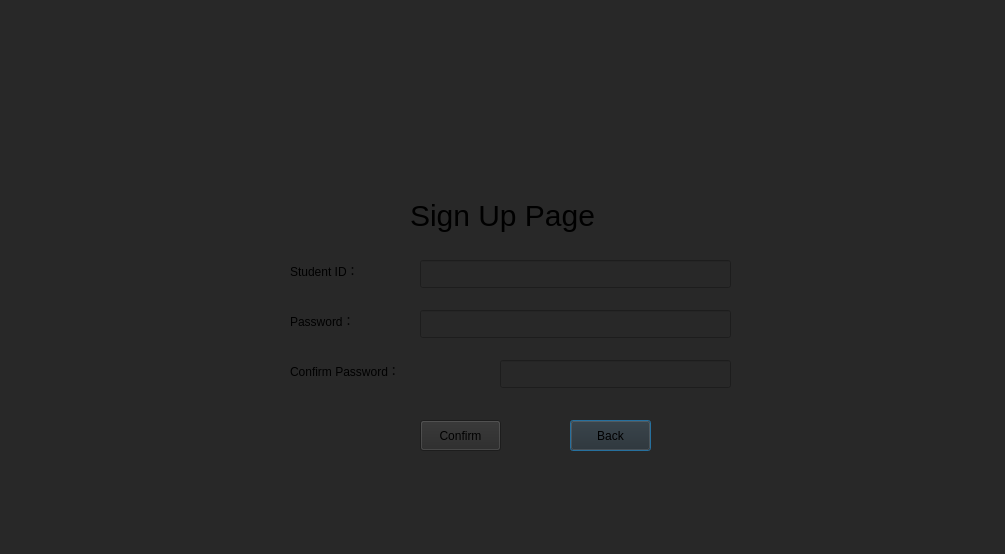
<?xml version="1.0" encoding="UTF-8"?>
<ui version="4.0">
 <class>SignupWindow</class>
 <widget class="QDialog" name="SignupWindow">
  <property name="geometry">
   <rect>
    <x>0</x>
    <y>0</y>
    <width>1005</width>
    <height>554</height>
   </rect>
  </property>
  <property name="windowTitle">
   <string>Sign Up</string>
  </property>
  <property name="styleSheet">
   <string notr="true">background-color: rgb(40, 40, 40);
</string>
  </property>
  <widget class="QLineEdit" name="lineEdit_StudentID">
   <property name="geometry">
    <rect>
     <x>420</x>
     <y>260</y>
     <width>311</width>
     <height>28</height>
    </rect>
   </property>
   <property name="styleSheet">
    <string notr="true">QLineEdit{
font-size:15px;
}</string>
   </property>
  </widget>
  <widget class="QPushButton" name="pushButton_Back">
   <property name="geometry">
    <rect>
     <x>570</x>
     <y>420</y>
     <width>81</width>
     <height>31</height>
    </rect>
   </property>
   <property name="styleSheet">
    <string notr="true">font: 10pt &quot;Segoe UI&quot;;</string>
   </property>
   <property name="text">
    <string>Back</string>
   </property>
  </widget>
  <widget class="QLineEdit" name="lineEdit_Password">
   <property name="geometry">
    <rect>
     <x>420</x>
     <y>310</y>
     <width>311</width>
     <height>28</height>
    </rect>
   </property>
   <property name="styleSheet">
    <string notr="true">QLineEdit{
font-size:15px;
}</string>
   </property>
   <property name="echoMode">
    <enum>QLineEdit::EchoMode::Password</enum>
   </property>
  </widget>
  <widget class="QLabel" name="label">
   <property name="enabled">
    <bool>true</bool>
   </property>
   <property name="geometry">
    <rect>
     <x>410</x>
     <y>190</y>
     <width>271</width>
     <height>51</height>
    </rect>
   </property>
   <property name="styleSheet">
    <string notr="true">QLabel{
font-size:30px
}</string>
   </property>
   <property name="text">
    <string>Sign Up Page</string>
   </property>
  </widget>
  <widget class="QLabel" name="label_3">
   <property name="geometry">
    <rect>
     <x>290</x>
     <y>310</y>
     <width>111</width>
     <height>21</height>
    </rect>
   </property>
   <property name="styleSheet">
    <string notr="true">font: 14pt &quot;Segoe UI&quot;;</string>
   </property>
   <property name="text">
    <string>Password：</string>
   </property>
  </widget>
  <widget class="QPushButton" name="pushButton_Confirm">
   <property name="geometry">
    <rect>
     <x>420</x>
     <y>420</y>
     <width>81</width>
     <height>31</height>
    </rect>
   </property>
   <property name="styleSheet">
    <string notr="true">font: 10pt &quot;Segoe UI&quot;;</string>
   </property>
   <property name="text">
    <string>Confirm</string>
   </property>
  </widget>
  <widget class="QLabel" name="label_2">
   <property name="geometry">
    <rect>
     <x>290</x>
     <y>260</y>
     <width>121</width>
     <height>21</height>
    </rect>
   </property>
   <property name="styleSheet">
    <string notr="true">font: 14pt &quot;Segoe UI&quot;;</string>
   </property>
   <property name="text">
    <string>Student ID：</string>
   </property>
  </widget>
  <widget class="QLabel" name="label_4">
   <property name="geometry">
    <rect>
     <x>290</x>
     <y>360</y>
     <width>221</width>
     <height>21</height>
    </rect>
   </property>
   <property name="styleSheet">
    <string notr="true">font: 14pt &quot;Segoe UI&quot;;</string>
   </property>
   <property name="text">
    <string>Confirm Password：</string>
   </property>
  </widget>
  <widget class="QLineEdit" name="lineEdit_ConfirmPassword_2">
   <property name="geometry">
    <rect>
     <x>500</x>
     <y>360</y>
     <width>231</width>
     <height>28</height>
    </rect>
   </property>
   <property name="styleSheet">
    <string notr="true">QLineEdit{
font-size:15px;
}</string>
   </property>
   <property name="echoMode">
    <enum>QLineEdit::EchoMode::Password</enum>
   </property>
  </widget>
 </widget>
 <resources/>
 <connections/>
</ui>
